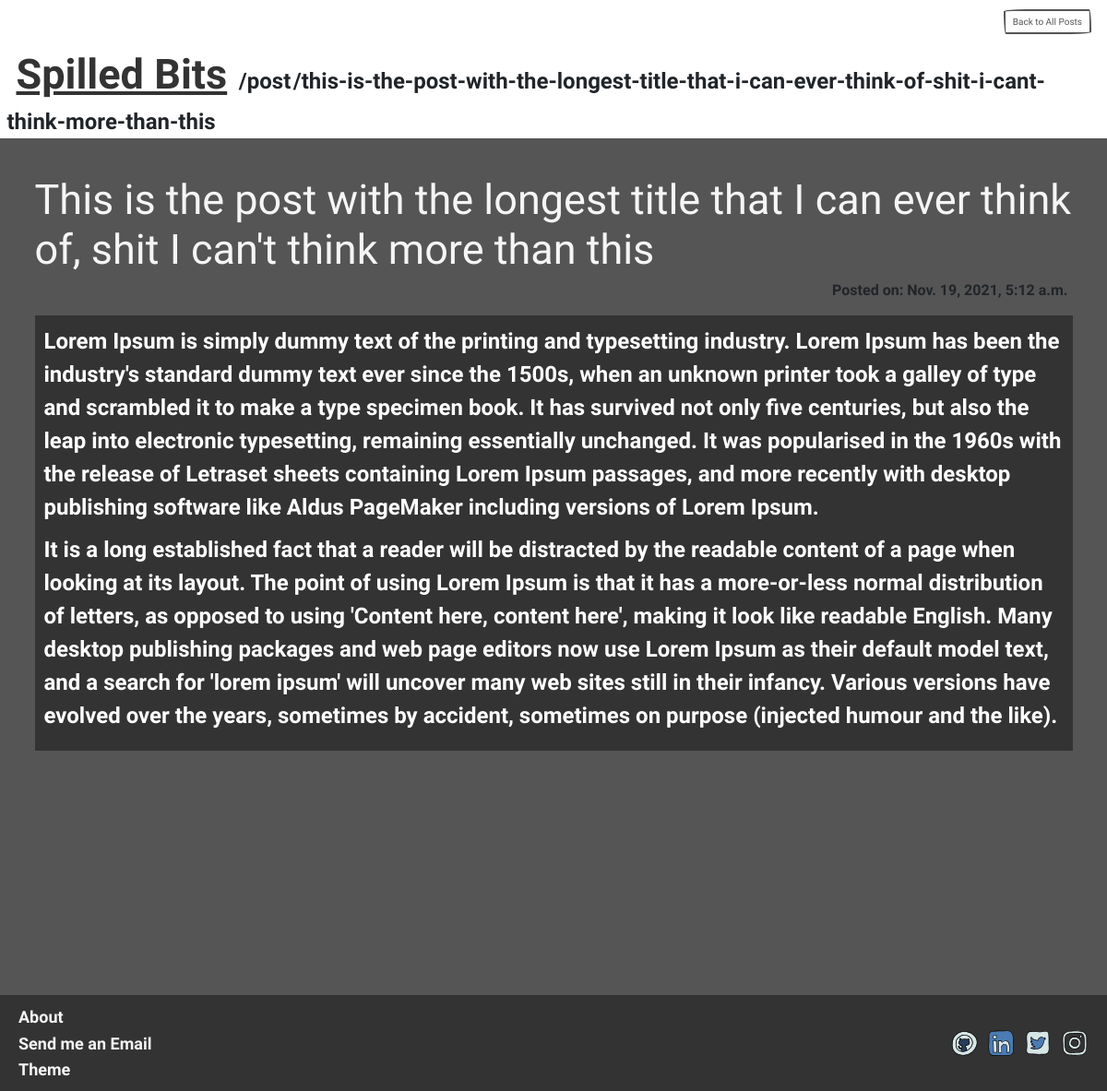
Page /post/this-is-the-post-with-the-longest-title-that-i-can-ever-think-of-shit-i-cant-think-more-than-this/2/ on the committed database.
### spilled_bits/models.py (models this page shows, shortened)
class Article(models.Model):
    STATUS = (('Publish', 'Publish'), ('Private', 'Private'),)
    title = models.CharField(max_length=100, unique=True)
    content = models.TextField()
    slug = models.SlugField(max_length=200, blank=True, editable=False)
    date = models.DateTimeField(auto_now_add=True)
    status = models.CharField(max_length=15, choices=STATUS, blank=True, null=True)
    category = models.ManyToManyField(Category)

### spilled_bits/views.py (the view)
# urls.py: path('post/<str:slug>/<int:pageNow>/', views.ArticleView, name='article'),
def ArticleView(request, slug, pageNow):
    post = get_object_or_404(Article, slug=slug)
    context = {
        "post": post,
        "page": pageNow
    }
    return render(request, 'spilled_bits/article.html', context)

### spilled_bits/templates/spilled_bits/article.html (shortened to what this page needs)
{% extends 'common/base.html' %}
{% block content %}
<div class="bg-light container-fluid mb-5">
    <div class="row justify-content-end mx-3 my-3">
        {% if page %}
            <a class="col col-md-auto btn sm-btn btn-outline-secondary" href="{% url 'all_posts' page %}">Back to All Posts</a>
        {% else %}
            <a class="col col-md-auto btn sm-btn btn-outline-secondary" href="{% url 'all_posts' 1 %}">Back to All Posts</a>
        {% endif %}
    </div>
    <div class="col col-md-auto">
        <a class="mx-3" href="{% url 'home' %}" style="font-size: 450%;">Spilled Bits</a>
        <span class="f-xlarge">/post</span>
        <span class="f-xlarge">/{{post.slug}}</span>
    </div>
</div>
<div class="container">
    <div class="d-flex justify-content-center mt-3">
        <h1 class="fc-2" style="font-size: 4.5rem;">{{post.title}}</h1>
    </div>
    <div class="d-flex justify-content-end mx-2">
        <strong class="f-med">Posted on: {{post.date}}</strong>
    </div>
    <div class="card-body bg-primary f-xlarge my-4 article">
        {{post.content|safe}}
    </div>
</div>
{% include 'common/footer.html' %}
{% endblock %}

### spilled_bits/static/css/style.css (style rules this page uses)
.fc-2 { color: whitesmoke; }
.f-med { font-size: medium; }
.f-xlarge { font-size: x-large; }

### rows in the picture
Article: slug "this-is-the-post-with-the-longest-title-that-i-can-ever-think-of-shit-i-cant-think-more-than-this", title "This is the post with the longest title that I can ever think of, shit I can't think more than this", date "Nov. 19, 2021, 5:12 a.m.", content "Lorem Ipsum is simply dummy text of the printing and typesetting industry. Lorem Ipsum has been the industry's standard dummy text ever since the 1500s, when an unknown printer took a galley of type and scrambled it to make a type specimen book. It has survived not only five centuries, but also the leap into electronic typesetting, remaining essentially unchanged. It was popularised in the 1960s with the release of Letraset sheets containing Lorem Ipsum passages, and more recently with desktop publishing software like Aldus PageMaker including versions of Lorem Ipsum. It is a long established fact that a reader will be distracted by the readable content of a page when looking at its layout.…"
